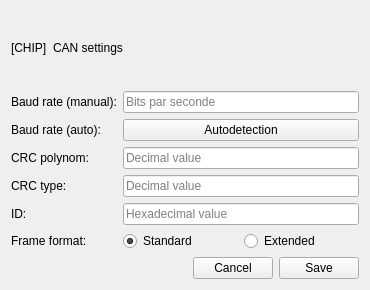
<?xml version="1.0" encoding="UTF-8"?>
<ui version="4.0">
 <class>CAN_settings</class>
 <widget class="QWidget" name="CAN_settings">
  <property name="windowModality">
   <enum>Qt::WindowModal</enum>
  </property>
  <property name="geometry">
   <rect>
    <x>0</x>
    <y>0</y>
    <width>370</width>
    <height>290</height>
   </rect>
  </property>
  <property name="windowTitle">
   <string>Hardsploit - CAN settings</string>
  </property>
  <layout class="QGridLayout" name="gridLayout">
   <item row="0" column="0">
    <layout class="QGridLayout" name="gridLayout_2">
     <item row="0" column="0">
      <layout class="QHBoxLayout" name="horizontalLayout_2">
       <item>
        <widget class="QLabel" name="lbl_chip">
         <property name="text">
          <string>[CHIP]</string>
         </property>
        </widget>
       </item>
       <item>
        <widget class="QLabel" name="lbl_can">
         <property name="text">
          <string>CAN settings</string>
         </property>
        </widget>
       </item>
       <item>
        <spacer name="horizontalSpacer_2">
         <property name="orientation">
          <enum>Qt::Horizontal</enum>
         </property>
         <property name="sizeHint" stdset="0">
          <size>
           <width>40</width>
           <height>20</height>
          </size>
         </property>
        </spacer>
       </item>
      </layout>
     </item>
     <item row="1" column="0">
      <layout class="QFormLayout" name="formLayout">
       <property name="sizeConstraint">
        <enum>QLayout::SetDefaultConstraint</enum>
       </property>
       <property name="fieldGrowthPolicy">
        <enum>QFormLayout::AllNonFixedFieldsGrow</enum>
       </property>
       <property name="rowWrapPolicy">
        <enum>QFormLayout::DontWrapRows</enum>
       </property>
       <property name="verticalSpacing">
        <number>6</number>
       </property>
       <item row="1" column="0">
        <widget class="QLabel" name="label">
         <property name="text">
          <string>Baud rate (manual):</string>
         </property>
        </widget>
       </item>
       <item row="1" column="1">
        <widget class="QLineEdit" name="lie_baud_rate">
         <property name="text">
          <string/>
         </property>
         <property name="placeholderText">
          <string>Bits par seconde</string>
         </property>
        </widget>
       </item>
       <item row="2" column="0">
        <widget class="QLabel" name="label_8">
         <property name="text">
          <string>Baud rate (auto):</string>
         </property>
        </widget>
       </item>
       <item row="2" column="1">
        <widget class="QPushButton" name="pushButton_autodetection">
         <property name="text">
          <string>Autodetection</string>
         </property>
        </widget>
       </item>
       <item row="3" column="0">
        <widget class="QLabel" name="label_2">
         <property name="text">
          <string>CRC polynom:</string>
         </property>
        </widget>
       </item>
       <item row="3" column="1">
        <widget class="QLineEdit" name="lie_crc_polynom">
         <property name="text">
          <string/>
         </property>
         <property name="placeholderText">
          <string>Decimal value</string>
         </property>
        </widget>
       </item>
       <item row="4" column="0">
        <widget class="QLabel" name="label_3">
         <property name="text">
          <string>CRC type:</string>
         </property>
        </widget>
       </item>
       <item row="4" column="1">
        <widget class="QLineEdit" name="lie_crc_type">
         <property name="placeholderText">
          <string>Decimal value</string>
         </property>
        </widget>
       </item>
       <item row="5" column="0">
        <widget class="QLabel" name="label_4">
         <property name="text">
          <string>ID:</string>
         </property>
        </widget>
       </item>
       <item row="5" column="1">
        <widget class="QLineEdit" name="lie_id">
         <property name="placeholderText">
          <string>Hexadecimal value</string>
         </property>
        </widget>
       </item>
       <item row="6" column="0">
        <widget class="QLabel" name="label_7">
         <property name="text">
          <string>Frame format:</string>
         </property>
        </widget>
       </item>
       <item row="6" column="1">
        <layout class="QHBoxLayout" name="horizontalLayout_3">
         <item>
          <widget class="QRadioButton" name="rbn_standard">
           <property name="text">
            <string>Standard</string>
           </property>
           <property name="checked">
            <bool>true</bool>
           </property>
          </widget>
         </item>
         <item>
          <widget class="QRadioButton" name="rbn_extended">
           <property name="text">
            <string>Extended</string>
           </property>
          </widget>
         </item>
        </layout>
       </item>
      </layout>
     </item>
     <item row="2" column="0">
      <layout class="QHBoxLayout" name="horizontalLayout">
       <item>
        <spacer name="horizontalSpacer">
         <property name="orientation">
          <enum>Qt::Horizontal</enum>
         </property>
         <property name="sizeHint" stdset="0">
          <size>
           <width>40</width>
           <height>20</height>
          </size>
         </property>
        </spacer>
       </item>
       <item>
        <widget class="QPushButton" name="pushButton_cancel">
         <property name="text">
          <string>Cancel</string>
         </property>
        </widget>
       </item>
       <item>
        <widget class="QPushButton" name="pushButton_save">
         <property name="text">
          <string>Save</string>
         </property>
        </widget>
       </item>
      </layout>
     </item>
    </layout>
   </item>
  </layout>
 </widget>
 <resources/>
 <connections>
  <connection>
   <sender>pushButton_save</sender>
   <signal>clicked()</signal>
   <receiver>CAN_settings</receiver>
   <slot>save_settings()</slot>
   <hints>
    <hint type="sourcelabel">
     <x>314</x>
     <y>348</y>
    </hint>
    <hint type="destinationlabel">
     <x>279</x>
     <y>231</y>
    </hint>
   </hints>
  </connection>
  <connection>
   <sender>pushButton_cancel</sender>
   <signal>clicked()</signal>
   <receiver>CAN_settings</receiver>
   <slot>close()</slot>
   <hints>
    <hint type="sourcelabel">
     <x>223</x>
     <y>348</y>
    </hint>
    <hint type="destinationlabel">
     <x>157</x>
     <y>229</y>
    </hint>
   </hints>
  </connection>
  <connection>
   <sender>pushButton_autodetection</sender>
   <signal>clicked()</signal>
   <receiver>CAN_settings</receiver>
   <slot>autodetect()</slot>
   <hints>
    <hint type="sourcelabel">
     <x>314</x>
     <y>106</y>
    </hint>
    <hint type="destinationlabel">
     <x>249</x>
     <y>78</y>
    </hint>
   </hints>
  </connection>
 </connections>
 <slots>
  <slot>save_settings()</slot>
  <slot>autodetect()</slot>
 </slots>
</ui>
